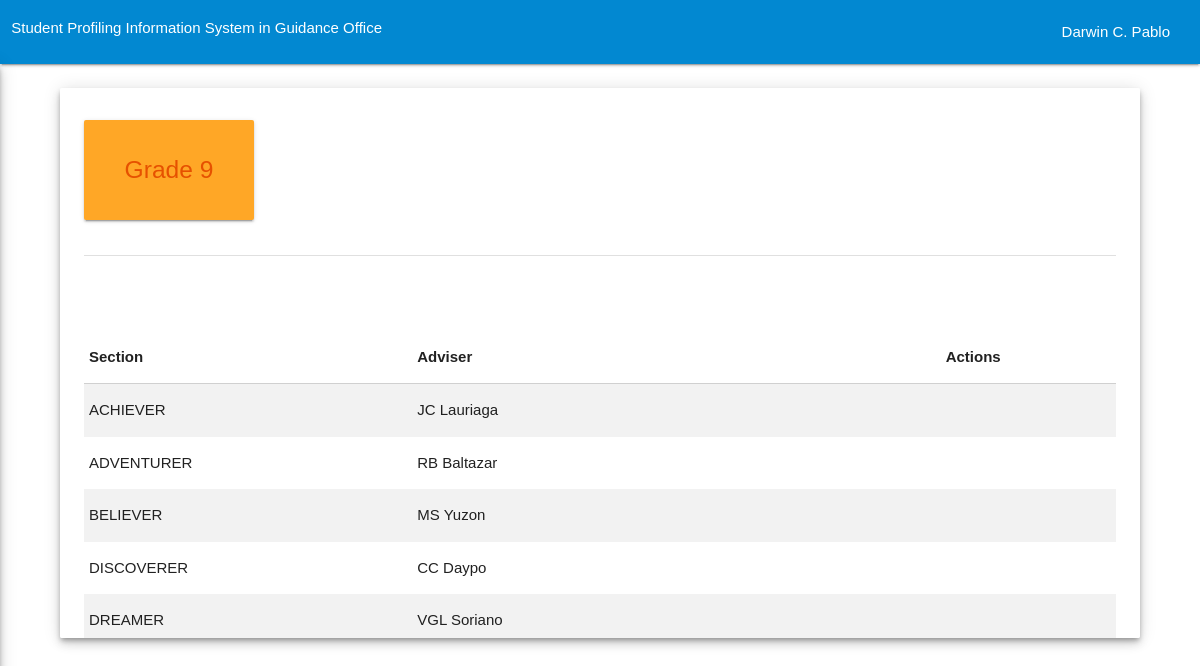
The page /admin/year_level/grade9.php (signed in) on the database its author committed.
### tables this page shows
CREATE TABLE `grd9` (
  `grd9_id` int(255) NOT NULL,
  `section` varchar(255) NOT NULL,
  `adviser` varchar(255) NOT NULL
);

### admin/year_level/grade9.php (the view, shortened to what this page needs)
<?php
include '../../database/db.php';
if(isset($_SESSION['user_type'])== 1){
$query1= mysqli_query($con,"SELECT * FROM admin WHERE `username`='".$_SESSION['username']."' AND `user_type`= 1 ");
$num1 = mysqli_num_rows($query1);
if($num1==1){
?>
<!DOCTYPE html>
<html>
	<head>
		<link type="text/css" rel="stylesheet" href="../../assets/css/materialize.min.css"  media="screen,projection"/>
		<link rel="stylesheet" href="../../assets/stepper/materialize-stepper.min.css">
		<link type="text/css" rel="stylesheet" href="../../assets/css/custom.css"  media="screen,projection"/>
		<link type="text/css" rel="stylesheet" href="../../assets/css/custom2.css"  media="screen,projection"/>
	</head>
	<body>
		<form method="POST" action="#">
			<?php include'nav_top.php';?>
			<div class="card-panel year-level-content z-depth-3">
				<div class="row">
				<div class="card-panel orange lighten-1 center"
						  style="width:170px;
						         height:100px;">
					<h5 class="orange-text text-darken-4">
						Grade 9
					</h5>
				</div>
			</div>
			<div class="divider"></div>
			<br>
				<div class="row">
					<div class=" col s1 push-s10 custom-button-top">
						<a href="add_section_grd9.php" class="tooltipped" data-position="left" data-delay="50" data-tooltip="Add Section">
						</a>
					</div>
				</div>
				<table class="striped">
					<thead>
						<tr>
							<th>Section</th>
							<th>Adviser</th>
							<th></th>
							<th></th>
							<th></th>
							<th></th>
							<th></th>
							<th></th>
							<th>Actions</th>
						</tr>
					</thead>
					<tbody>
						<?php
							$grd9_query = mysqli_query($con, "SELECT * FROM grd9 ORDER BY section ASC");
						if (mysqli_num_rows($grd9_query ) > 0) {
							while($row = mysqli_fetch_array($grd9_query )) {
						?>
						<tr>
								<td><?php echo $row['section'];?></td>
								<td><?php echo $row['adviser'];?></td>
								<td></td>
								<td></td>
								<td></td>
								<td></td>
								<td></td>
								<td></td>
								<td>
							<a href="grade9.php?edit=1&grd9_id=<?php echo $row["grd9_id"];?>" class="tooltipped" data-position="top" data-delay="50" data-tooltip="Edit">
							</a>
							<a href="grade9.php?add=1&grd9_id=<?php echo $row["grd9_id"];?>" class="tooltipped" data-position="top" data-delay="50" data-tooltip="Add New Adviser">
							</a>
							<a href="grade9.php?view=1&grd9_id=<?php echo $row["grd9_id"];?>" class="tooltipped" data-position="top" data-delay="50" data-tooltip="view">
							</a>
							</td>
						</tr>
						<?php
								}
							}
						?>
					</tbody>
				</table>
			</form>
	<?php
		}else{
			header ("location:../../index.php");
			}
		}else{
			header ("location:../../index.php");
		}
			?>
	</body>
</html>

### assets/css/custom.css (style rules this page uses)
@media (min-width: 321px) { html { font-family: GillSans, Calibri, Trebuchet, sans-serif; ; } }
@media (min-width: 321px) { a { text-decoration: none; } }
@media (min-width: 321px) { .custom-button-top { margin-top: 10px; } }
@media (min-width: 767px) { html { font-family: GillSans, Calibri, Trebuchet, sans-serif; ; } }
@media (min-width: 767px) { a { text-decoration: none; } }
@media (min-width: 767px) { .custom-button-top { margin-top: 10px; } }
@media (min-width: 768px) { html { font-family: GillSans, Calibri, Trebuchet, sans-serif; ; } }
@media (min-width: 768px) { a { text-decoration: none; } }
@media (min-width: 768px) { .custom-button-top { margin-top: 10px; } }
@media (min-width: 992px) { html { font-family: GillSans, Calibri, Trebuchet, sans-serif; ; } }
@media (min-width: 992px) { a { text-decoration: none; } }
@media (min-width: 992px) { .custom-button-top { margin-top: 10px; } }
@media (min-width: 1200px) { html { font-family: GillSans, Calibri, Trebuchet, sans-serif; ; } }
@media (min-width: 1200px) { a { text-decoration: none; } }
@media (min-width: 1200px) { .custom-button-top { margin-top: 10px; } }

### assets/css/custom2.css (style rules this page uses)
@media (min-width: 768px) { .year-level-content { width: 90%; margin-left: 5%; height: 650px; margin-top: 2%; overflow-y: scroll; } }
@media (min-width: 992px) { .year-level-content { width: 90%; margin-left: 5%; height: 550px; margin-top: 2%; overflow-y: scroll; } }
@media (min-width: 1200px) { .year-level-content { width: 90%; margin-left: 5%; height: 550px; margin-top: 2%; overflow-y: scroll; } }
.year-level-content { width: 80%; margin-left: 19.5%; height: 550px; margin-top: 1%; overflow-y: scroll; }

### rows shown on the page
grd9: section "ACHIEVER", adviser "JC Lauriaga"
grd9: section "ADVENTURER", adviser "RB Baltazar"
grd9: section "BELIEVER", adviser "MS Yuzon"
grd9: section "DISCOVERER", adviser "CC Daypo"
grd9: section "DREAMER", adviser "VGL Soriano"

### other values the page prints
$_SESSION['fullname'] "Darwin C. Pablo"
